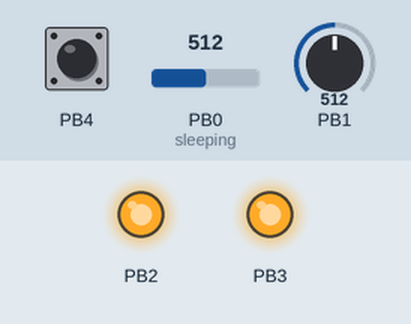
Simulated run of this sketch. Board: ATtiny85, built with avr-gcc and run on an emulated ATtiny85. On the bench: output pins drawn as LEDs (lit = HIGH). Inputs (shaded band) come from the test bench; at power-on: PB0 (sleeping) = 512, PB4 HIGH, PB1 = 512.

Above: at 1.2 s.
1.3 s: PB0 (sleeping) set to 716
At 1.6 s:
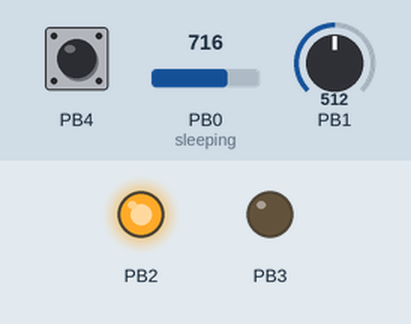
2.8 s: PB4 pulled LOW for 0.15 s
At 4.1 s:
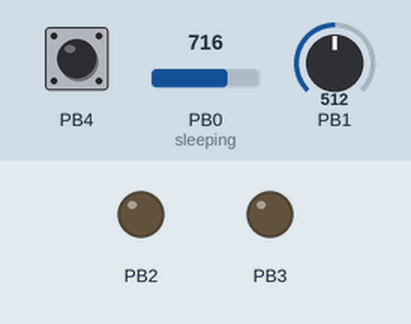
4.4 s: PB1 set to 706
5.9 s: PB1 set to 725
At 6.3 s:
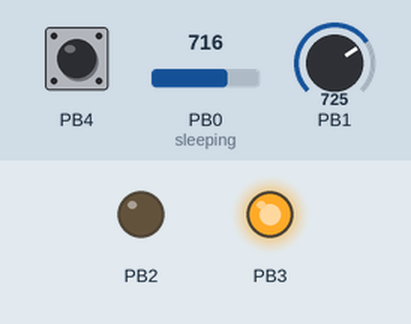
7.4 s: PB1 set to 511
At 8.6 s:
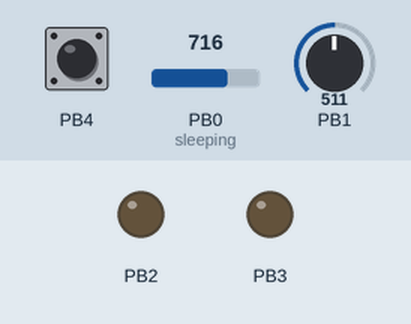
8.9 s: PB1 set to 716
At 9.8 s:
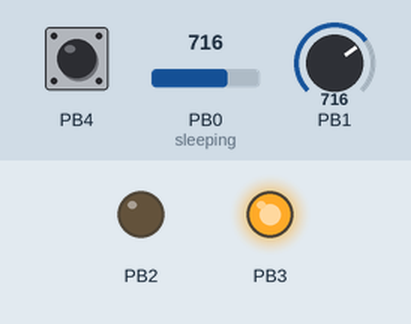
Timing chart, 0 to 11.4 s (numbered marks = the images above; inputs shaded):
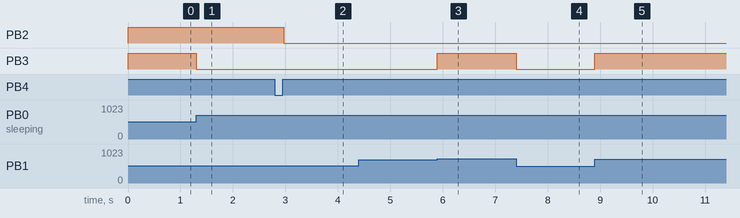

The sketch:

Veilleuse_Attiny85.ino
```cpp
#include <avr/io.h>
#include <avr/interrupt.h>
#include <avr/sleep.h>
#include <util/delay.h>

#define INTERRUPT_PIN0 PCINT4
#define LED_0 PB2
#define LED_1 PB3
#define BUTTON PB4
#define debounce 20
#define adc_disable() (ADCSRA &= ~(1<<ADEN)) // disable ADC (before power-off)

//----------------------- graphique et page
volatile byte page = 1;
volatile byte sleeping = 0;
const unsigned long Alarm = 30000; // alarm time - 15 minutes
unsigned long StartTime = 0;        // start time

//================================================
void setup()
//================================================
{

  DDRB |= (1 << LED_0) | (1 << LED_1);// configured in output
  PORTB |= (1 << LED_0) | (1 << LED_1);

  DDRB &= ~(1 << BUTTON);//configured in input
  PORTB |= (1 << BUTTON);// pullup

  ADCSRB &= ~(1 << ACME); // select AIN1 as neative ref
  DIDR0 |= (1 << AIN1D) | (1 << AIN0D);

  adc_disable();// for low power reduction
  initInterupt();
  set_sleep_mode(SLEEP_MODE_PWR_DOWN);

}

//================================================
void initInterupt()
//================================================
{
  cli();
  GIMSK |= (1 << PCIE);
  PCMSK |= (1 << INTERRUPT_PIN0);
  sei();
}

//================================================
void enterSleep()
//================================================
{
  sleeping = 1;
  sleep_enable();
  sleep_cpu();
}

//================================================
ISR(PCINT0_vect)
//================================================
{
  byte buttonNow = PINB & (1 << BUTTON);// 1 si relache et 0 si appuie

  cli();
  _delay_ms(debounce);// for debounce

  if (sleeping == 0) {// not cause by wake up
    if (!(PINB & (1 << BUTTON))) { // 1 si relache et 0 si appuie
      page = (page == 0) ? 1 : 0;
    }
  }
  sei();
  (!buttonNow) ? PORTB |= (1 << LED_0) : PORTB &= ~ (1 << LED_0);
}


//================================================
void loop()
//================================================
{

  //  if ((millis() - StartTime) > Alarm) {
  //enterSleep();
  sleeping = 0;
  StartTime = millis();
  if ((ACSR & (1 << ACO)) == 0) {
    PORTB |= (1 << LED_1);
  }
  else {
    PORTB &= ~ (1 << LED_1);
  }
  //}
}
```

Measured:
- the behaviour switches between 715 and 716 on PB1 (found by bisection; images 2 and 3)
- after the input at 1.3 s, PB3: HIGH → LOW at once
- after the input at 2.8 s, PB2: HIGH → LOW after 0.17 s
- after the input at 4.4 s, every drawn part: stays the same
- after the input at 5.9 s, PB3: LOW → HIGH at once
- after the input at 7.4 s, PB3: HIGH → LOW at once
- after the input at 8.9 s, PB3: LOW → HIGH at once
